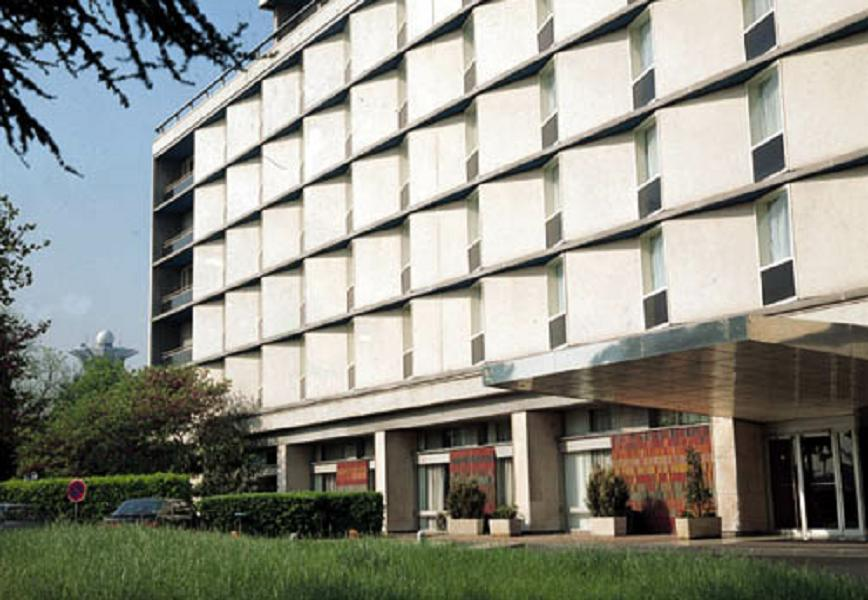
#> input picture images/building.jpg, 868 x 600 px
$ python task4.py
#> lines starting #> are read from the running program, lines starting #| are printed output that depends on the picture
import cv2
from pathlib import Path

IMAGE_DIR = Path(__file__).resolve().parents[1] / "images"
OUTPUT_DIR = Path(__file__).resolve().parent

def main():
    print("--- Task 4: Visualize strongest keypoints & detector parameters ---")
    image_path = IMAGE_DIR / "building.jpg"
    img = cv2.imread(str(image_path), cv2.IMREAD_GRAYSCALE)
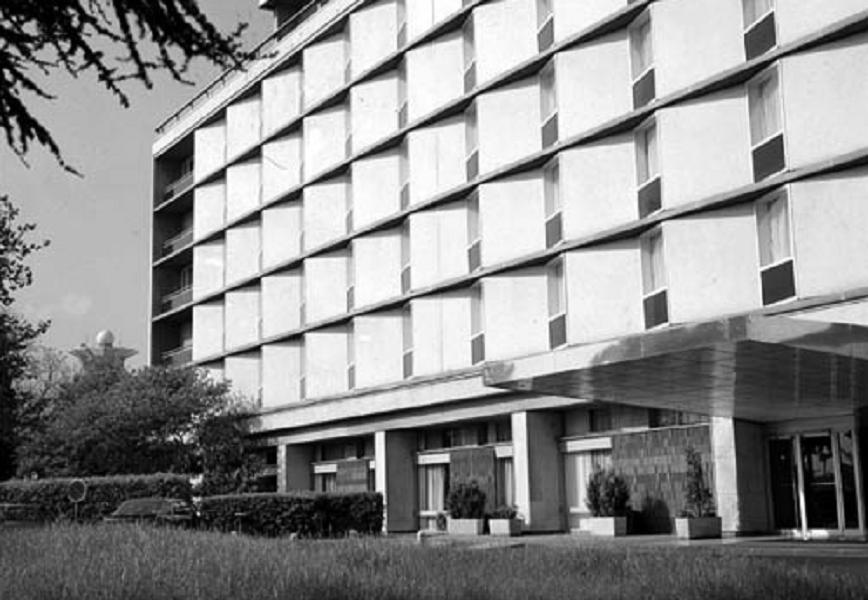
#> img: shape (600, 868); min 0, max 255, mean 142.3
    if img is None:
        raise FileNotFoundError(f"Could not load image: {image_path}")

    # ORB with different parameters
    orb1 = cv2.ORB_create(nfeatures=50) # Strongest 50
    kp1, _ = orb1.detectAndCompute(img, None)
#> kp1 = 50 keypoints; strongest (x, y, size): (491, 521, 44.6), (490, 522, 37.2), (491, 520, 53.6), (262, 278, 31)

    orb2 = cv2.ORB_create(nfeatures=500) # Strongest 500
    kp2, _ = orb2.detectAndCompute(img, None)
#> kp2 = 500 keypoints; strongest (x, y, size): (491, 521, 44.6), (490, 522, 37.2), (491, 520, 53.6), (262, 278, 31)

    print(f"ORB (nfeatures=50): {len(kp1)} keypoints")
#| ORB (nfeatures=50): 50 keypoints
    print(f"ORB (nfeatures=500): {len(kp2)} keypoints")
#| ORB (nfeatures=500): 500 keypoints

    img_color = cv2.imread(str(image_path))
#> img_color is the input picture: shape (600, 868, 3); mean B, G, R 133.7, 143.6, 142.9
    img_kp1 = cv2.drawKeypoints(img_color, kp1, None, color=(0,0,255), flags=cv2.DRAW_MATCHES_FLAGS_DRAW_RICH_KEYPOINTS)
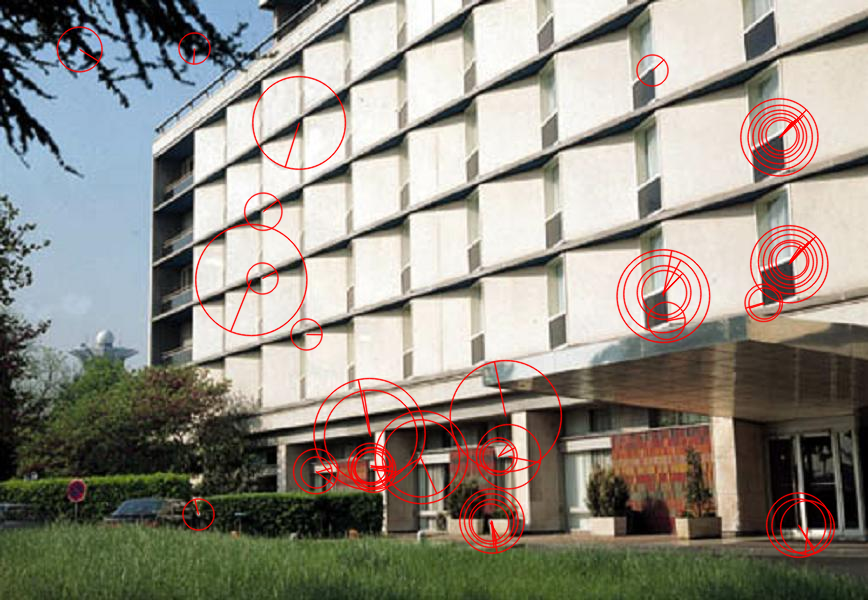
#> img_kp1: shape (600, 868, 3); mean B, G, R 130.6, 140.3, 145.2
    img_kp2 = cv2.drawKeypoints(img_color, kp2, None, color=(0,255,0), flags=cv2.DRAW_MATCHES_FLAGS_DRAW_RICH_KEYPOINTS)
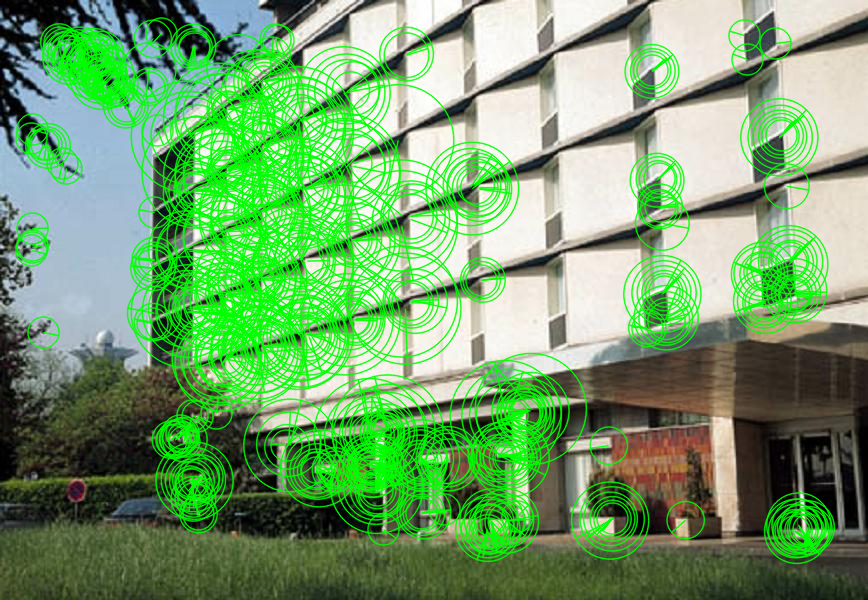
#> img_kp2: shape (600, 868, 3); mean B, G, R 106.7, 160.6, 114.6

    cv2.imwrite(str(OUTPUT_DIR / "task4_orb_50.jpg"), img_kp1)
    cv2.imwrite(str(OUTPUT_DIR / "task4_orb_500.jpg"), img_kp2)
    print("Saved visualizations for strongest 50 and 500 keypoints.")

if __name__ == "__main__":
    main()
